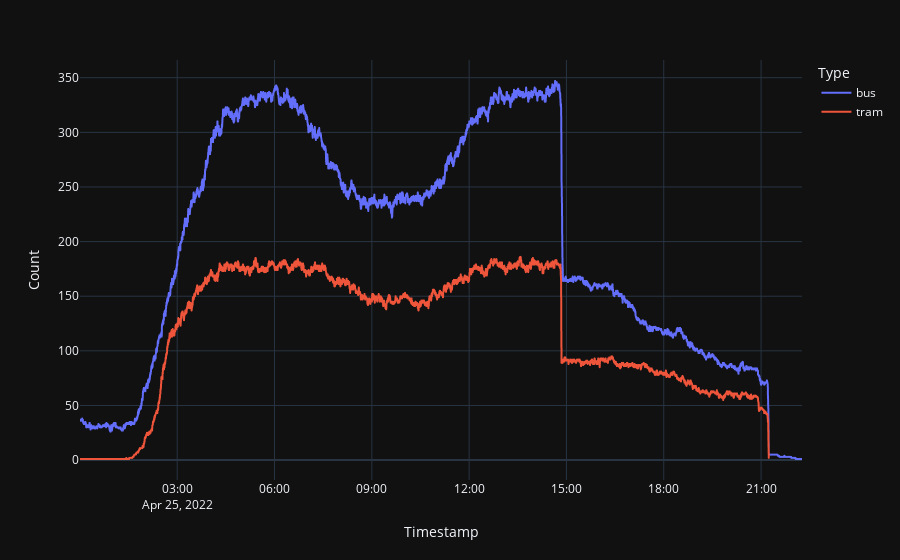

The notebook cell saved with this chart:
### Code cell
# IMPORTS
import seaborn as sns
import matplotlib.pyplot as plt

# SET THEME
#sns.set_theme(style="whitegrid")

# SET SIZE OF PLOT
#fig_dims = (14, 8)
#fig, ax = plt.subplots(figsize=fig_dims)

# LINEPLOT
#sns.lineplot(x="Timestamp", y="Count", hue="Type", data=type_df);

import plotly.express as px

fig = px.line(type_df, x="Timestamp", y="Count", color='Type')
fig.show()

### Figure 1 — Plotly figure (JSON) as saved in the notebook; plotly's stock layout.template omitted (floating-point values rounded to 4 significant figures; data arrays with more than 128 entries replaced by an {"elided": "..."} marker saying what was removed)
{"data": [{"hovertemplate": "Type=bus<br>Timestamp=%{x}<br>Count=%{y}<extra></extra>", "legendgroup": "bus", "line": {"color": "#636efa", "dash": "solid"}, "marker": {"symbol": "circle"}, "mode": "lines", "name": "bus", "showlegend": true, "x": {"elided": "5308 str values"}, "xaxis": "x", "y": {"elided": "5308 int values"}, "yaxis": "y", "type": "scattergl"}, {"hovertemplate": "Type=tram<br>Timestamp=%{x}<br>Count=%{y}<extra></extra>", "legendgroup": "tram", "line": {"color": "#EF553B", "dash": "solid"}, "marker": {"symbol": "circle"}, "mode": "lines", "name": "tram", "showlegend": true, "x": {"elided": "5062 str values"}, "xaxis": "x", "y": {"elided": "5062 int values"}, "yaxis": "y", "type": "scattergl"}], "layout": {"xaxis": {"anchor": "y", "domain": [0.0, 1.0], "title": {"text": "Timestamp"}}, "yaxis": {"anchor": "x", "domain": [0.0, 1.0], "title": {"text": "Count"}}, "legend": {"title": {"text": "Type"}, "tracegroupgap": 0}, "margin": {"t": 60}}}
